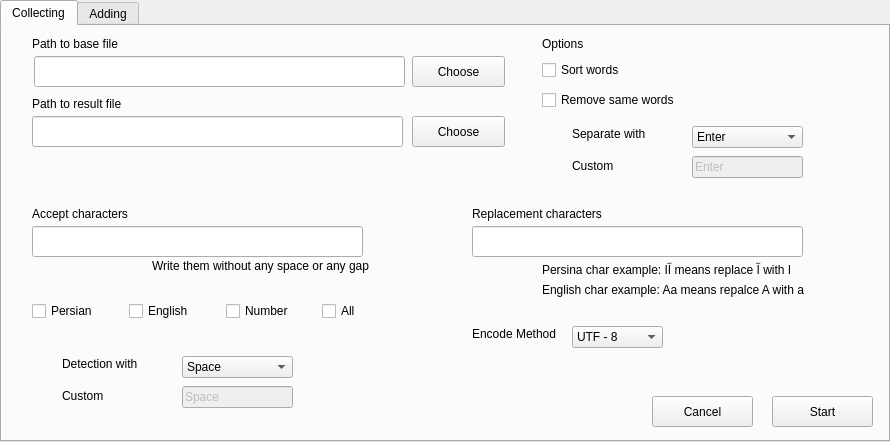
<?xml version="1.0" encoding="UTF-8"?>
<ui version="4.0">
 <class>TabWidget</class>
 <widget class="QTabWidget" name="TabWidget">
  <property name="geometry">
   <rect>
    <x>0</x>
    <y>0</y>
    <width>890</width>
    <height>442</height>
   </rect>
  </property>
  <property name="windowTitle">
   <string>Word Collector</string>
  </property>
  <property name="windowIcon">
   <iconset>
    <normaloff>../resources/pythonIcon.png</normaloff>../resources/pythonIcon.png</iconset>
  </property>
  <property name="currentIndex">
   <number>0</number>
  </property>
  <widget class="QWidget" name="collecting">
   <attribute name="title">
    <string>Collecting</string>
   </attribute>
   <widget class="QLabel" name="label_14">
    <property name="geometry">
     <rect>
      <x>570</x>
      <y>130</y>
      <width>111</width>
      <height>20</height>
     </rect>
    </property>
    <property name="text">
     <string>Custom</string>
    </property>
   </widget>
   <widget class="QLabel" name="label">
    <property name="geometry">
     <rect>
      <x>30</x>
      <y>10</y>
      <width>121</width>
      <height>16</height>
     </rect>
    </property>
    <property name="text">
     <string>Path to base file</string>
    </property>
   </widget>
   <widget class="QLabel" name="label_7">
    <property name="geometry">
     <rect>
      <x>470</x>
      <y>180</y>
      <width>141</width>
      <height>16</height>
     </rect>
    </property>
    <property name="text">
     <string>Replacement characters</string>
    </property>
   </widget>
   <widget class="QLabel" name="label_13">
    <property name="geometry">
     <rect>
      <x>540</x>
      <y>254</y>
      <width>311</width>
      <height>20</height>
     </rect>
    </property>
    <property name="text">
     <string>English char example: Aa means repalce A with a</string>
    </property>
   </widget>
   <widget class="QPushButton" name="btnBrowsResource">
    <property name="geometry">
     <rect>
      <x>410</x>
      <y>30</y>
      <width>93</width>
      <height>31</height>
     </rect>
    </property>
    <property name="text">
     <string>Choose</string>
    </property>
   </widget>
   <widget class="QLabel" name="label_3">
    <property name="geometry">
     <rect>
      <x>30</x>
      <y>180</y>
      <width>141</width>
      <height>16</height>
     </rect>
    </property>
    <property name="text">
     <string>Accept characters</string>
    </property>
   </widget>
   <widget class="QComboBox" name="comboBoxSplitter">
    <property name="geometry">
     <rect>
      <x>690</x>
      <y>100</y>
      <width>111</width>
      <height>22</height>
     </rect>
    </property>
    <item>
     <property name="text">
      <string>Enter</string>
     </property>
    </item>
    <item>
     <property name="text">
      <string>Space</string>
     </property>
    </item>
    <item>
     <property name="text">
      <string>Cama</string>
     </property>
    </item>
    <item>
     <property name="text">
      <string>Custom</string>
     </property>
    </item>
   </widget>
   <widget class="QLineEdit" name="lineEditCustomSplitter">
    <property name="enabled">
     <bool>false</bool>
    </property>
    <property name="geometry">
     <rect>
      <x>690</x>
      <y>130</y>
      <width>111</width>
      <height>22</height>
     </rect>
    </property>
    <property name="text">
     <string>Enter</string>
    </property>
   </widget>
   <widget class="QLabel" name="label_11">
    <property name="geometry">
     <rect>
      <x>540</x>
      <y>10</y>
      <width>81</width>
      <height>16</height>
     </rect>
    </property>
    <property name="text">
     <string>Options</string>
    </property>
   </widget>
   <widget class="QLineEdit" name="lineEditResultFilePath">
    <property name="geometry">
     <rect>
      <x>30</x>
      <y>90</y>
      <width>371</width>
      <height>31</height>
     </rect>
    </property>
   </widget>
   <widget class="QLineEdit" name="lineEditBaseFilePath">
    <property name="geometry">
     <rect>
      <x>32</x>
      <y>30</y>
      <width>371</width>
      <height>31</height>
     </rect>
    </property>
   </widget>
   <widget class="QWidget" name="horizontalLayoutWidget">
    <property name="geometry">
     <rect>
      <x>30</x>
      <y>260</y>
      <width>381</width>
      <height>51</height>
     </rect>
    </property>
    <layout class="QHBoxLayout" name="horizontalLayout_2">
     <property name="sizeConstraint">
      <enum>QLayout::SetDefaultConstraint</enum>
     </property>
     <item>
      <widget class="QCheckBox" name="checkBoxPersian">
       <property name="text">
        <string>Persian</string>
       </property>
      </widget>
     </item>
     <item>
      <widget class="QCheckBox" name="checkBoxEnglish">
       <property name="text">
        <string>English</string>
       </property>
      </widget>
     </item>
     <item>
      <widget class="QCheckBox" name="checkBoxNumber">
       <property name="text">
        <string>Number</string>
       </property>
      </widget>
     </item>
     <item>
      <widget class="QCheckBox" name="checkBoxAll">
       <property name="text">
        <string>All</string>
       </property>
      </widget>
     </item>
    </layout>
   </widget>
   <widget class="QPushButton" name="btnBrowsResult">
    <property name="geometry">
     <rect>
      <x>410</x>
      <y>90</y>
      <width>93</width>
      <height>31</height>
     </rect>
    </property>
    <property name="text">
     <string>Choose</string>
    </property>
   </widget>
   <widget class="QLineEdit" name="lineEditReplacements">
    <property name="geometry">
     <rect>
      <x>470</x>
      <y>200</y>
      <width>331</width>
      <height>31</height>
     </rect>
    </property>
    <property name="layoutDirection">
     <enum>Qt::LeftToRight</enum>
    </property>
    <property name="clearButtonEnabled">
     <bool>true</bool>
    </property>
   </widget>
   <widget class="QLabel" name="label_8">
    <property name="geometry">
     <rect>
      <x>540</x>
      <y>233</y>
      <width>311</width>
      <height>20</height>
     </rect>
    </property>
    <property name="text">
     <string>Persina char example: آا means replace آ with ا</string>
    </property>
   </widget>
   <widget class="QLabel" name="label_5">
    <property name="geometry">
     <rect>
      <x>150</x>
      <y>230</y>
      <width>281</width>
      <height>20</height>
     </rect>
    </property>
    <property name="text">
     <string>Write them without any space or any gap</string>
    </property>
   </widget>
   <widget class="QLabel" name="label_6">
    <property name="geometry">
     <rect>
      <x>680</x>
      <y>220</y>
      <width>121</width>
      <height>20</height>
     </rect>
    </property>
    <property name="text">
     <string/>
    </property>
   </widget>
   <widget class="QLabel" name="label_4">
    <property name="geometry">
     <rect>
      <x>560</x>
      <y>190</y>
      <width>121</width>
      <height>20</height>
     </rect>
    </property>
    <property name="text">
     <string/>
    </property>
   </widget>
   <widget class="QLineEdit" name="lineEditIncludedChars">
    <property name="geometry">
     <rect>
      <x>30</x>
      <y>200</y>
      <width>331</width>
      <height>31</height>
     </rect>
    </property>
    <property name="toolTip">
     <string/>
    </property>
    <property name="statusTip">
     <string/>
    </property>
    <property name="whatsThis">
     <string/>
    </property>
    <property name="layoutDirection">
     <enum>Qt::LeftToRight</enum>
    </property>
    <property name="clearButtonEnabled">
     <bool>true</bool>
    </property>
   </widget>
   <widget class="QPushButton" name="pushButtonCancel">
    <property name="geometry">
     <rect>
      <x>650</x>
      <y>370</y>
      <width>101</width>
      <height>31</height>
     </rect>
    </property>
    <property name="text">
     <string>Cancel</string>
    </property>
   </widget>
   <widget class="QLabel" name="label_2">
    <property name="geometry">
     <rect>
      <x>30</x>
      <y>70</y>
      <width>111</width>
      <height>16</height>
     </rect>
    </property>
    <property name="text">
     <string>Path to result file</string>
    </property>
   </widget>
   <widget class="QLabel" name="label_12">
    <property name="geometry">
     <rect>
      <x>570</x>
      <y>100</y>
      <width>101</width>
      <height>16</height>
     </rect>
    </property>
    <property name="text">
     <string>Separate with</string>
    </property>
   </widget>
   <widget class="QPushButton" name="pushButtonStart">
    <property name="geometry">
     <rect>
      <x>770</x>
      <y>370</y>
      <width>101</width>
      <height>31</height>
     </rect>
    </property>
    <property name="text">
     <string>Start</string>
    </property>
   </widget>
   <widget class="QLabel" name="labelWarnings">
    <property name="geometry">
     <rect>
      <x>310</x>
      <y>350</y>
      <width>331</width>
      <height>51</height>
     </rect>
    </property>
    <property name="styleSheet">
     <string notr="true">color: rgb(255, 0, 0);
font: 75 8pt &quot;MS Shell Dlg 2&quot;;</string>
    </property>
    <property name="text">
     <string/>
    </property>
    <property name="alignment">
     <set>Qt::AlignLeading|Qt::AlignLeft|Qt::AlignTop</set>
    </property>
   </widget>
   <widget class="QLabel" name="label_9">
    <property name="geometry">
     <rect>
      <x>470</x>
      <y>300</y>
      <width>101</width>
      <height>16</height>
     </rect>
    </property>
    <property name="text">
     <string>Encode Method</string>
    </property>
   </widget>
   <widget class="QWidget" name="layoutWidget">
    <property name="geometry">
     <rect>
      <x>540</x>
      <y>30</y>
      <width>259</width>
      <height>59</height>
     </rect>
    </property>
    <layout class="QVBoxLayout" name="verticalLayout_3">
     <item>
      <widget class="QCheckBox" name="checkBoxSortWords">
       <property name="text">
        <string>Sort words</string>
       </property>
      </widget>
     </item>
     <item>
      <widget class="QCheckBox" name="checkBoxMakeUniqWords">
       <property name="text">
        <string>Remove same words</string>
       </property>
      </widget>
     </item>
    </layout>
   </widget>
   <widget class="QLabel" name="label_15">
    <property name="geometry">
     <rect>
      <x>60</x>
      <y>360</y>
      <width>61</width>
      <height>20</height>
     </rect>
    </property>
    <property name="text">
     <string>Custom </string>
    </property>
   </widget>
   <widget class="QLineEdit" name="lineEditCustomDetection">
    <property name="enabled">
     <bool>false</bool>
    </property>
    <property name="geometry">
     <rect>
      <x>180</x>
      <y>360</y>
      <width>111</width>
      <height>22</height>
     </rect>
    </property>
    <property name="text">
     <string>Space</string>
    </property>
   </widget>
   <widget class="QComboBox" name="comboBoxDetection">
    <property name="geometry">
     <rect>
      <x>180</x>
      <y>330</y>
      <width>111</width>
      <height>22</height>
     </rect>
    </property>
    <item>
     <property name="text">
      <string>Space</string>
     </property>
    </item>
    <item>
     <property name="text">
      <string>Enter</string>
     </property>
    </item>
    <item>
     <property name="text">
      <string>Cama</string>
     </property>
    </item>
    <item>
     <property name="text">
      <string>Custom</string>
     </property>
    </item>
   </widget>
   <widget class="QLabel" name="label_17">
    <property name="geometry">
     <rect>
      <x>60</x>
      <y>330</y>
      <width>101</width>
      <height>16</height>
     </rect>
    </property>
    <property name="text">
     <string>Detection with</string>
    </property>
   </widget>
   <widget class="QComboBox" name="comboBoxEncode">
    <property name="geometry">
     <rect>
      <x>570</x>
      <y>300</y>
      <width>91</width>
      <height>22</height>
     </rect>
    </property>
    <item>
     <property name="text">
      <string>UTF - 8</string>
     </property>
    </item>
   </widget>
  </widget>
  <widget class="QWidget" name="adding">
   <attribute name="title">
    <string>Adding</string>
   </attribute>
   <widget class="QLabel" name="label_16">
    <property name="geometry">
     <rect>
      <x>150</x>
      <y>110</y>
      <width>411</width>
      <height>211</height>
     </rect>
    </property>
    <property name="styleSheet">
     <string notr="true">font: 75 36pt &quot;MS Shell Dlg 2&quot;;</string>
    </property>
    <property name="text">
     <string>comming soon</string>
    </property>
   </widget>
  </widget>
 </widget>
 <resources/>
 <connections/>
</ui>
